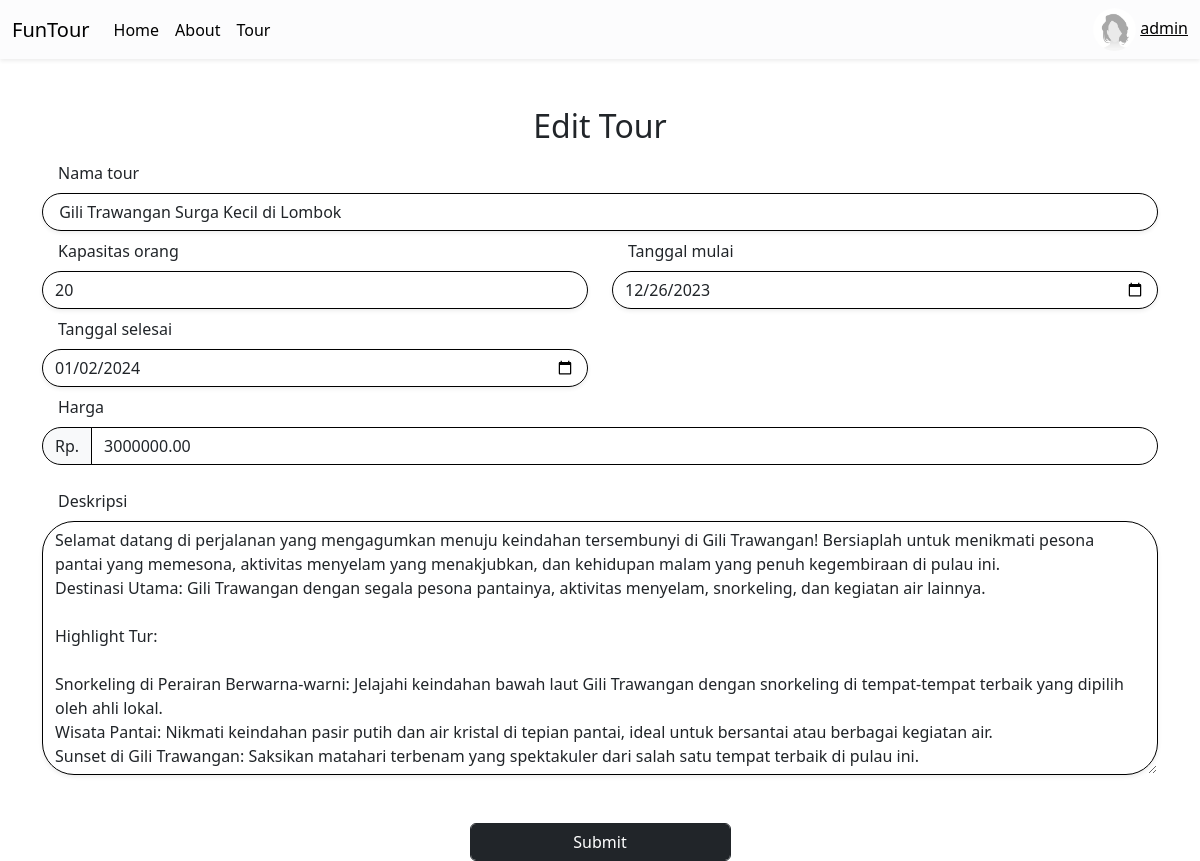
The app's page /edit_tour/edit_tour.php?id=32 (signed in) with its own data.
### tables this page shows
CREATE TABLE `tours` (
  `tour_id` int(11) NOT NULL,
  `destination_id` int(11) DEFAULT NULL,
  `tour_name` varchar(255) DEFAULT NULL,
  `start_date` date DEFAULT NULL,
  `end_date` date DEFAULT NULL,
  `max_capacity` int(11) DEFAULT NULL,
  `current_capacity` int(11) DEFAULT NULL,
  `price` decimal(10,2) DEFAULT NULL,
  `image_url` varchar(255) DEFAULT NULL,
  `description` longtext DEFAULT NULL,
  `author_id` int(11) DEFAULT NULL
);

### edit_tour/edit_tour.php (the view, shortened to what this page needs)
<?php
require_once '../connect_db.php';
$isLoggedIn = isset($_SESSION['user_id']);
$tour_id = $_GET['id'];
$query = "SELECT * FROM tours WHERE tour_id = '$tour_id'";
$result = mysqli_query($conn, $query);
$row = mysqli_fetch_assoc($result);
?>
<!DOCTYPE html>
<html lang="en">
<head>
    <link href="https://cdn.jsdelivr.net/npm/bootstrap@5.3.2/dist/css/bootstrap.min.css" rel="stylesheet">
</head>
<body>
    <nav class="navbar navbar-expand-lg bg-body-tertiary bg-light-subtle shadow-sm">
        <div class="container-fluid">
            <a class="navbar-brand" href="../">FunTour</a>
            <div class="collapse navbar-collapse" id="navbarSupportedContent">
                <ul class="navbar-nav  mb-4 mb-lg-0">
                    <li class="nav-item">
                        <a class="nav-link active" aria-current="page" href="../">Home</a>
                    </li>
                    <li class="nav-item">
                        <a class="nav-link active" href="/FunTour/about/index.html">About</a>
                    </li>
                    <li class="nav-item">
                        <a class="nav-link active" href="./tour/">Tour</a>
                    </li>
                </ul>
                <?php if ($isLoggedIn) :
                    $username = $_SESSION['username'];
                ?>
                    <div class="ms-auto">
                        <img src="../assets/profileplcholder.jpg" alt="" class="rounded-circle img-fluid" style="width: 43px;">
                        <a href="./profile/" class="text-black ms-auto navbar-text">
                            <?= $username ?>
                        </a>
                    </div>
                <?php endif; ?>
            </div>
        </div>
    </nav>
    <div class="container justify-content-center mt-5">
        <div class=" text-center">
            <h2> Edit Tour</h2>
        </div>
        <form action="edit_logic.php" class="row need" method="post" enctype="multipart/form-data" novalidate>
            <div class="col-12 mt-2">
                <label for="tour_name" class="form-label ms-3">Nama tour</label>
                <input type="text" class="form-control border-black rounded-5 shadow-sm" value="<?= $row['tour_name'] ?>" id="tour_name" name="tour_name" placeholder="Nama tour anda" required>
            </div>
            <div class="col-6 mt-2">
                <label for="max_capacity" class="form-label ms-3">Kapasitas orang</label>
                <input type="number" class="form-control border-black rounded-5 shadow-sm" value="<?= $row['max_capacity'] ?>" id="max_capacity" name="max_capacity" required>
            </div>
            <div class="col-6 mt-2">
                <label for="start_date" class="form-label ms-3">Tanggal mulai</label>
                <input type="date" class="form-control border-black rounded-5 shadow-sm" value="<?= $row['start_date'] ?>" id="start_date" name="start_date">
            </div>
            <div class="col-6 mt-2">
                <label for="end_date" class="form-label ms-3">Tanggal selesai</label>
                <input type="date" class="form-control border-black rounded-5 shadow-sm" value="<?= $row['end_date'] ?>" id="end_date" name="end_date">
            </div>
            <div class="col-12 mt-2">
                <label for="price" class="form-label ms-3">Harga</label>
                <div class="input-group mb-3">
                    <span class="input-group-text rounded-start-5 border-black">Rp.</span>
                    <input type="number" class="form-control rounded-end-5 border-black" value="<?= $row['price'] ?>" id="price" name="price">
                </div>
            </div>
            <div class="col-12 mt-2">
                <label for="description" class="form-label ms-3">Deskripsi</label>
                <textarea name="description" id="description" cols="30" rows="10" class="form-control border-black rounded-5 shadow-sm" placeholder="penjelasan singkat"><?= $row['description'] ?> </textarea>
            </div>
            <div class="col-3 mx-auto mt-5">
                <button type="submit" class="form-control btn btn-dark">Submit</button>
            </div>
        </form>
    </div>
</body>
</html>

### records on screen
tours: tour_name "Gili Trawangan Surga Kecil di Lombok", max_capacity "20", start_date "12/26/2023", end_date "01/02/2024", price "3000000.00", description "Selamat datang di perjalanan yang mengagumkan menuju keindahan tersembunyi di Gili Trawangan! Bersiaplah untuk menikmati pesona pantai yang memesona, aktivitas menyelam yang menakjubkan, dan kehidupan malam yang penuh kegembiraan di pulau ini. Destinasi Utama: Gili Trawangan dengan segala pesona pantainya, aktivitas menyelam, snorkeling, dan kegiatan air lainnya. Highlight Tur: Snorkeling di Perairan Berwarna-warni: Jelajahi keindahan bawah laut Gili Trawangan dengan snorkeling di tempat-tempat terbaik yang dipilih oleh ahli lokal. Wisata Pantai: Nikmati keindahan pasir putih dan air kristal di tepian pantai, ideal untuk bersantai atau berbagai kegiatan air. Sunset di Gili Trawangan:…"

### other values on screen
$username "admin"
